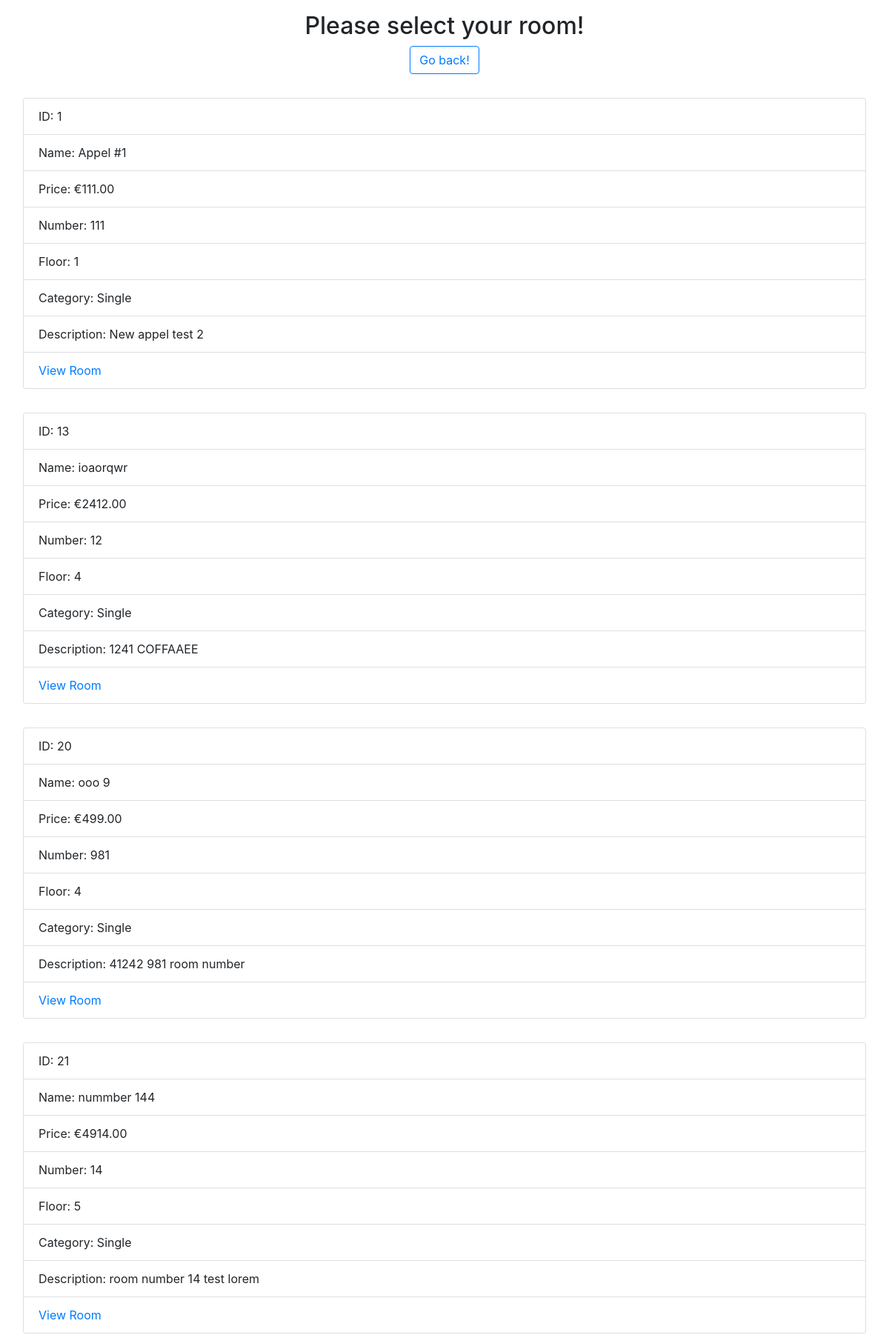
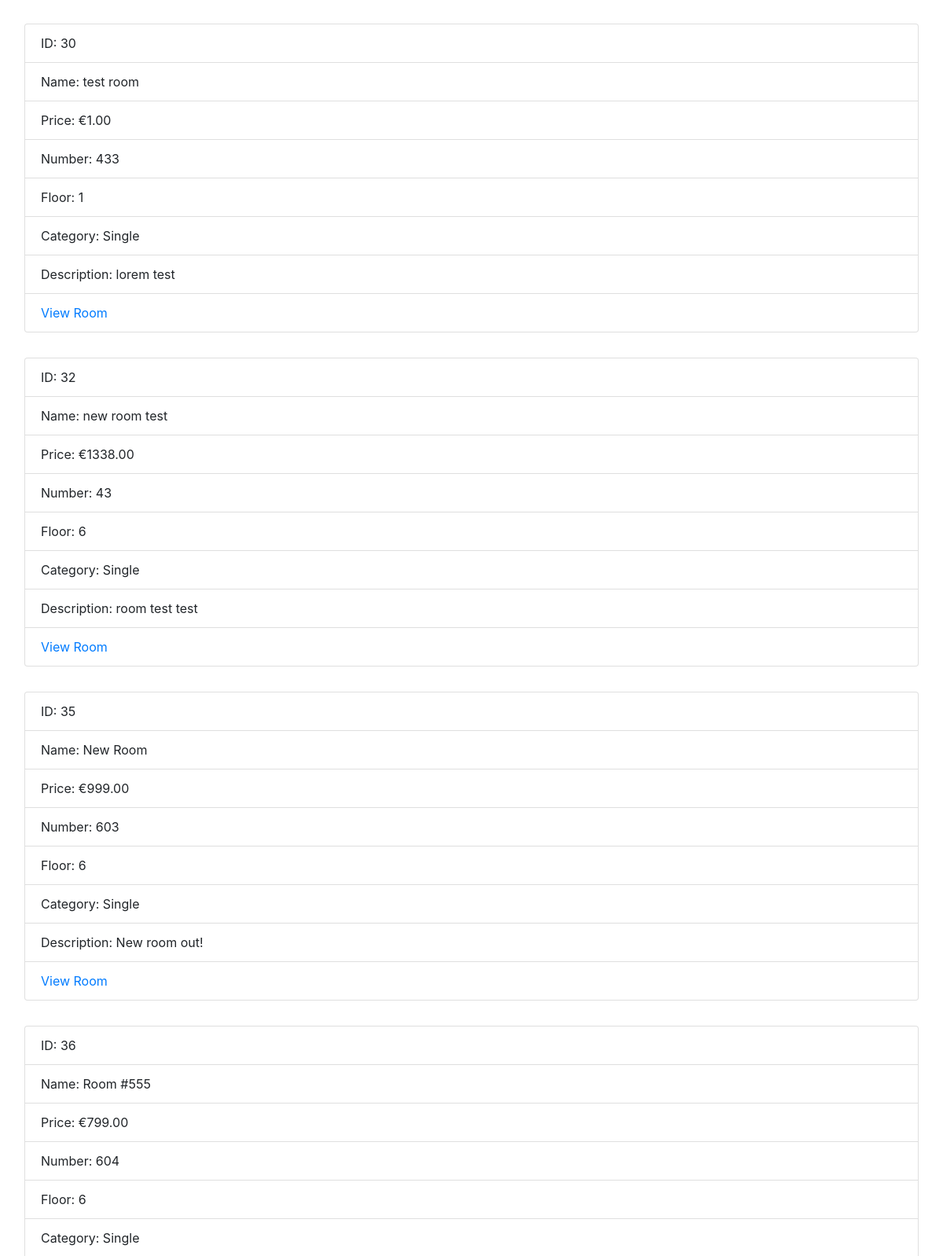
/category.php?categoryid=1 (upper part), run on the app's committed database (2 pictures, top to bottom).
### tables this page shows
CREATE TABLE `rooms` (
  `room_id` int(11) NOT NULL,
  `room_name` varchar(50) NOT NULL,
  `room_price` decimal(11,2) NOT NULL,
  `room_number` int(11) NOT NULL,
  `room_floor` int(11) NOT NULL,
  `category_id` int(11) NOT NULL,
  `room_description` varchar(255) NOT NULL
);

CREATE TABLE `categories` (
  `category_id` int(11) NOT NULL,
  `category_name` varchar(100) NOT NULL
);

### private/class.php (called while the page is built, shortened)
<?php
class Database
{
    protected $hostname;
    protected $username;
    protected $password;
    protected $dbname;
    private $charset = 'utf8mb4';
    public function __construct($host, $user, $pass, $db)
    {
        $this->hostname = $host;
        $this->username = $user;
        $this->password = $pass;
        $this->dbname = $db;
    }
    public function connect()
    {
        $dsn = "mysql:host=$this->hostname;dbname=$this->dbname;charset=$this->charset";
        $options = [
            PDO::ATTR_ERRMODE            => PDO::ERRMODE_EXCEPTION,
            PDO::ATTR_DEFAULT_FETCH_MODE => PDO::FETCH_ASSOC,
            PDO::ATTR_EMULATE_PREPARES   => false,
        ];
        try {
            $this->pdo = new PDO($dsn, $this->username, $this->password, $options);
        } catch (\PDOException $e) {
            throw new \PDOException($e->getMessage(), (int) $e->getCode());
        }
    }
}
$db = new Database('localhost','root','','hotelcalifornia');

### public/category.php (the view, shortened to what this page needs)
<?php
require '../private/class.php';
$stmt = $db->pdo->prepare("SELECT * FROM categories INNER JOIN rooms ON categories.category_id = rooms.category_id WHERE rooms.category_id = :category_id ORDER BY room_id");
$stmt->bindParam(':category_id', $_GET['categoryid']);
$stmt->execute();
$results = $stmt->fetchAll(PDO::FETCH_ASSOC);
?>
<!DOCTYPE html>
<html lang="en">
<head>
    <link rel="stylesheet" href="https://stackpath.bootstrapcdn.com/bootstrap/4.5.0/css/bootstrap.min.css">
</head>
<body>
<div class="container-fluid">
    <main class="text-center pt-3">
    <h2>Please select your room!</h2>
        <a class="btn btn-outline-primary" href="index.php">Go back!</a>
    </main>
    <div class="wrapper mt-3 mb-3">
    <?php foreach ($results as $room):?>
        <ul class="list-group p-3">
            <li class="list-group-item">ID: <?=$room['room_id']?></li>
            <li class="list-group-item">Name: <?=$room['room_name']?></li>
            <li class="list-group-item">Price: &euro;<?=$room['room_price']?></li>
            <li class="list-group-item">Number: <?=$room['room_number']?></li>
            <li class="list-group-item">Floor: <?=$room['room_floor']?></li>
            <li class="list-group-item">Category: <?=$room['category_name']?></li>
            <li class="list-group-item">Description: <?=$room['room_description']?></li>
            <li class="list-group-item"><a href="room.php?id=<?=$room['room_id']?>">View Room</a></li>
        </ul>
    <?php endforeach;?>
    </div>
</div>
</body>
</html>

### data on the page
rooms: room_id "1", room_name "Appel #1", room_price "111.00", room_number "111", room_floor "1", category.category_name "Single", room_description "New appel test 2"
rooms: room_id "13", room_name "ioaorqwr", room_price "2412.00", room_number "12", room_floor "4", category.category_name "Single", room_description "1241 COFFAAEE"
rooms: room_id "20", room_name "ooo 9", room_price "499.00", room_number "981", room_floor "4", category.category_name "Single", room_description "41242 981 room number"
rooms: room_id "21", room_name "nummber 144", room_price "4914.00", room_number "14", room_floor "5", category.category_name "Single", room_description "room number 14 test lorem"
rooms: room_id "30", room_name "test room", room_price "1.00", room_number "433", room_floor "1", category.category_name "Single", room_description "lorem test"
rooms: room_id "32", room_name "new room test", room_price "1338.00", room_number "43", room_floor "6", category.category_name "Single", room_description "room test test"
rooms: room_id "35", room_name "New Room", room_price "999.00", room_number "603", room_floor "6", category.category_name "Single", room_description "New room out!"
rooms: room_id "36", room_name "Room #555", room_price "799.00", room_number "604", room_floor "6", category.category_name "Single"
